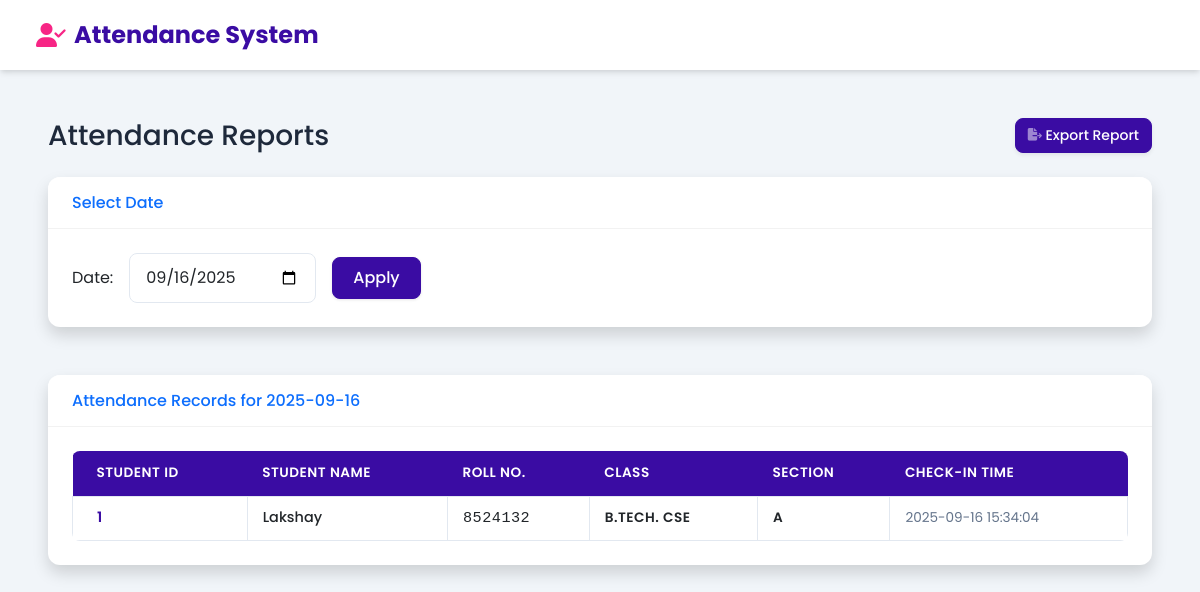
Page /gov/reports (signed in) on the committed database.
### tables this page shows
CREATE TABLE attendance (
                    id INTEGER PRIMARY KEY AUTOINCREMENT,
                    student_id INTEGER,
                    timestamp TEXT
                , synced INTEGER DEFAULT 0);

CREATE TABLE students (
                    id INTEGER PRIMARY KEY AUTOINCREMENT,
                    name TEXT,
                    roll TEXT,
                    face_encoding BLOB
                , class TEXT, section TEXT, synced INTEGER DEFAULT 0);

### attendance/routes_gov.py (the view)
@gov_bp.route('/reports')
def reports():
    if 'gov' not in session:
        return redirect(url_for('gov.login'))
    req_date = request.args.get('date', datetime.date.today().strftime('%Y-%m-%d'))
    class_filter = request.args.get('class', '')
    section_filter = request.args.get('section', '')
    conn = get_db_conn()
    c = conn.cursor()
    query = """
        SELECT s.id, s.name, s.roll, s.class, s.section, a.timestamp
        FROM attendance a
        JOIN students s ON a.student_id = s.id
        WHERE date(a.timestamp) = ?
    """
    params = [req_date]
    if class_filter:
        query += " AND s.class = ? "
        params.append(class_filter)
    if section_filter:
        query += " AND s.section = ? "
        params.append(section_filter)
    query += " ORDER BY a.timestamp DESC"
    c.execute(query, params)
    records = c.fetchall()
    c.execute("SELECT DISTINCT class FROM students ORDER BY class")
    classes = [row[0] for row in c.fetchall()]
    c.execute("SELECT DISTINCT section FROM students ORDER BY section")
    sections = [row[0] for row in c.fetchall()]
    conn.close()
    return render_template('gov_reports.html', records=records, req_date=req_date)

### attendance/routes_gov.py (called while the page is built)
def get_db_conn():
    return sqlite3.connect(DB_PATH)

### attendance/templates/gov_reports.html (shortened to what this page needs)
{% extends 'base.html' %}
{% block content %}
<div class="container-fluid py-4">
    <div class="d-sm-flex align-items-center justify-content-between mb-4">
        <h1 class="h3 mb-0 text-gray-800">Attendance Reports</h1>
        <a href="{{ url_for('gov.export_data', start_date=req_date, end_date=req_date) }}" class="d-none d-sm-inline-block btn btn-sm btn-primary shadow-sm">
             Export Report
        </a>
    </div>
    <div class="row mb-4">
        <div class="col-12">
            <div class="card shadow">
                <div class="card-header py-3">
                    <h6 class="m-0 font-weight-bold text-primary">Select Date</h6>
                </div>
                <div class="card-body">
                    <form method="get" action="{{ url_for('gov.reports') }}" class="row g-3 align-items-center">
                        <div class="col-auto">
                            <label for="date" class="col-form-label">Date:</label>
                        </div>
                        <div class="col-auto">
                            <input type="date" class="form-control" id="date" name="date" value="{{ req_date }}">
                        </div>
                        <div class="col-auto">
                            <button type="submit" class="btn btn-primary">Apply</button>
                        </div>
                    </form>
                </div>
            </div>
        </div>
    </div>
    <div class="row">
        <div class="col-12">
            <div class="card shadow mb-4">
                <div class="card-header py-3 d-flex flex-row align-items-center justify-content-between">
                    <h6 class="m-0 font-weight-bold text-primary">Attendance Records for {{ req_date }}</h6>
                </div>
                <div class="card-body">
                    <div class="table-responsive">
                        <table class="table table-hover align-middle mb-0" id="dataTable" width="100%" cellspacing="0">
                            <thead class="bg-light">
                                <tr>
                                    <th class="ps-4">Student ID</th>
                                    <th>Student Name</th>
                                    <th>Roll No.</th>
                                    <th>Class</th>
                                    <th>Section</th>
                                    <th>Check-in Time</th>
                                </tr>
                            </thead>
                            <tbody>
                                {% for record in records %}
                                <tr>
                                    <td class="ps-4">{{ record[0] }}</td>
                                    <td>{{ record[1] }}</td>
                                    <td>{{ record[2] }}</td>
                                    <td>{{ record[3] }}</td>
                                    <td>{{ record[4] }}</td>
                                    <td>{{ record[5] }}</td>
                                </tr>
                                {% else %}
                                <tr>
                                    <td colspan="6" class="text-center">No attendance records found for this date.</td>
                                </tr>
                                {% endfor %}
                            </tbody>
                        </table>
                    </div>
                </div>
            </div>
        </div>
    </div>
</div>
{% endblock %}

### attendance/static/css/custom.css (style rules this page uses)
.text-primary { color: #0d6efd !important; }
#dataTable thead th { background-color: #3a0ca3; color: white; font-weight: 600; text-transform: uppercase; font-size: 0.85rem; letter-spacing: 0.5px; padding: 12px 15px; border: none; }
#dataTable tbody td { padding: 10px 15px; border: 1px solid #e2e8f0; font-size: 0.9rem; vertical-align: middle; }
#dataTable td:nth-child(1) { font-weight: 600; color: #3a0ca3; }
#dataTable td:nth-child(2) { font-weight: 500; }
#dataTable td:nth-child(3) { font-family: monospace; font-size: 0.95rem; letter-spacing: 0.5px; }
#dataTable td:nth-child(4), #dataTable td:nth-child(5) { text-transform: uppercase; font-size: 0.85rem; font-weight: 600; letter-spacing: 0.5px; }
#dataTable td:nth-child(6) { color: #64748b; font-size: 0.85rem; }

### attendance/templates/base.html (style rules this page uses)
:root { --primary-color: #3a0ca3; --primary-light: #4361ee; --secondary-color: #4cc9f0; --accent-color: #f72585; --success-color: #4ade80; --warning-color: #fbbf24; --danger-color: #f43f5e; --dark-color: #1e293b; --light-color: #f8fafc; --gray-color: #94a3b8; --primary-soft: rgba(58, 12, 163, 0.1); --success-soft: rgba(74, 222, 128, 0.1); --info-soft: rgba(76, 201, 240, 0.1); --warning-soft: rgba(251, 191, 36, 0.1); --danger-soft: rgba(244, 63, 94, 0.1); }
body { background-color: #f1f5f9; font-family: 'Poppins', sans-serif; color: var(--dark-color); }
.card { border: none; border-radius: 0.75rem; box-shadow: 0 4px 6px -1px rgba(0, 0, 0, 0.1), 0 2px 4px -1px rgba(0, 0, 0, 0.06); overflow: hidden; transition: transform 0.2s, box-shadow 0.2s; margin-bottom: 1.5rem; }
.card-header { background-color: white; border-bottom: 1px solid rgba(0, 0, 0, 0.05); padding: 1.25rem 1.5rem; }
.card-body { padding: 1.5rem; }
.btn { border-radius: 0.5rem; font-weight: 500; padding: 0.5rem 1.25rem; display: inline-flex; align-items: center; gap: 0.5rem; transition: all 0.2s; box-shadow: 0 1px 3px rgba(0, 0, 0, 0.1); }
.btn-sm { padding: 0.375rem 0.75rem; font-size: 0.875rem; }
.btn-primary { background-color: var(--primary-color); border-color: var(--primary-color); }
.table { border-radius: 0.5rem; overflow: hidden; }
.table thead th { background-color: #f8fafc; border-bottom: none; font-weight: 600; text-transform: uppercase; font-size: 0.75rem; letter-spacing: 0.05em; color: var(--gray-color); }
.form-control, .form-select { border-radius: 0.5rem; padding: 0.75rem 1rem; border: 1px solid #e2e8f0; }

### rows in the picture
attendance: record "1", name "Lakshay", roll "8524132", class "B.TECH. CSE", section "A", timestamp "2025-09-16 15:34:04"

### other values in the picture
{{ req_date }} "2025-09-16"
